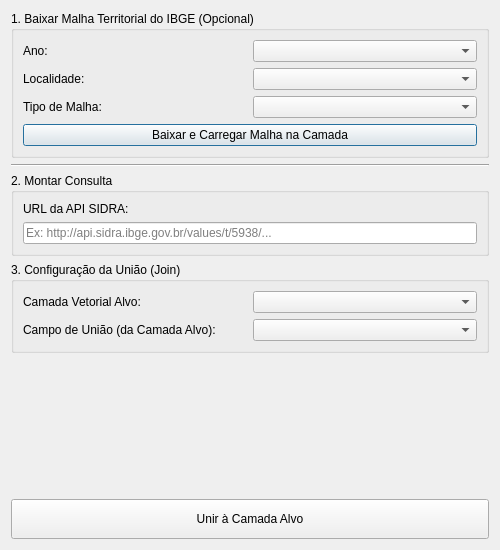
<?xml version="1.0" encoding="UTF-8"?>
<ui version="4.0">
 <class>SidraConnectorDialogBase</class>
 <widget class="QDialog" name="SidraConnectorDialogBase">
  <property name="geometry">
   <rect>
    <x>0</x>
    <y>0</y>
    <width>500</width>
    <height>550</height>
   </rect>
  </property>
  <property name="windowTitle">
   <string>SIDRA Connector</string>
  </property>
  <layout class="QVBoxLayout" name="verticalLayout">
   <item>
    <widget class="QGroupBox" name="groupBox_3">
     <property name="title">
      <string>1. Baixar Malha Territorial do IBGE (Opcional)</string>
     </property>
     <layout class="QGridLayout" name="gridLayout_3">
      <item row="0" column="0">
       <widget class="QLabel" name="label_7">
        <property name="text">
         <string>Ano:</string>
        </property>
       </widget>
      </item>
      <item row="0" column="1">
       <widget class="QComboBox" name="cb_ano_malha"/>
      </item>
      <item row="1" column="0">
       <widget class="QLabel" name="label_8">
        <property name="text">
         <string>Localidade:</string>
        </property>
       </widget>
      </item>
      <item row="1" column="1">
       <widget class="QComboBox" name="cb_localidade_malha"/>
      </item>
      <item row="2" column="0">
       <widget class="QLabel" name="label_9">
        <property name="text">
         <string>Tipo de Malha:</string>
        </property>
       </widget>
      </item>
      <item row="2" column="1">
       <widget class="QComboBox" name="cb_tipo_malha"/>
      </item>
      <item row="3" column="0" colspan="2">
       <widget class="QPushButton" name="btn_download_malha">
        <property name="text">
         <string>Baixar e Carregar Malha na Camada</string>
        </property>
       </widget>
      </item>
     </layout>
    </widget>
   </item>
   <item>
    <widget class="Line" name="line">
     <property name="orientation">
      <enum>Qt::Horizontal</enum>
     </property>
    </widget>
   </item>
   <item>
    <widget class="QGroupBox" name="groupBox">
     <property name="title">
      <string>2. Montar Consulta</string>
     </property>
     <layout class="QVBoxLayout" name="verticalLayout_2">
      <item>
       <widget class="QLabel" name="label">
        <property name="text">
         <string>URL da API SIDRA:</string>
        </property>
        <property name="wordWrap">
         <bool>true</bool>
        </property>
       </widget>
      </item>
      <item>
       <widget class="QLineEdit" name="le_api_url">
        <property name="toolTip">
         <string>Cole aqui a URL completa da API, obtida no site do SIDRA</string>
        </property>
        <property name="placeholderText">
         <string>Ex: http://api.sidra.ibge.gov.br/values/t/5938/...</string>
        </property>
       </widget>
      </item>
     </layout>
    </widget>
   </item>
   <item>
    <widget class="QGroupBox" name="groupBox_2">
     <property name="title">
      <string>3. Configuração da União (Join)</string>
     </property>
     <layout class="QGridLayout" name="gridLayout">
      <item row="0" column="0">
       <widget class="QLabel" name="label_5">
        <property name="text">
         <string>Camada Vetorial Alvo:</string>
        </property>
       </widget>
      </item>
      <item row="0" column="1">
       <widget class="RefreshableComboBox" name="cb_target_layer"/>
      </item>
      <item row="1" column="0">
       <widget class="QLabel" name="label_6">
        <property name="text">
         <string>Campo de União (da Camada Alvo):</string>
        </property>
       </widget>
      </item>
      <item row="1" column="1">
       <widget class="QComboBox" name="cb_target_field"/>
      </item>
     </layout>
    </widget>
   </item>
   <item>
    <spacer name="verticalSpacer">
     <property name="orientation">
      <enum>Qt::Vertical</enum>
     </property>
     <property name="sizeHint" stdset="0">
      <size>
       <width>20</width>
       <height>40</height>
      </size>
     </property>
    </spacer>
   </item>
   <item>
    <widget class="QPushButton" name="btn_fetch_join">
     <property name="minimumSize">
      <size>
       <width>0</width>
       <height>40</height>
      </size>
     </property>
     <property name="text">
      <string>Unir à Camada Alvo</string>
     </property>
    </widget>
   </item>
  </layout>
 </widget>
 <customwidgets>
  <customwidget>
   <class>RefreshableComboBox</class>
   <extends>QComboBox</extends>
   <header>sidra_connector.ui.custom_widgets</header>
  </customwidget>
 </customwidgets>
 <resources/>
 <connections/>
</ui>
